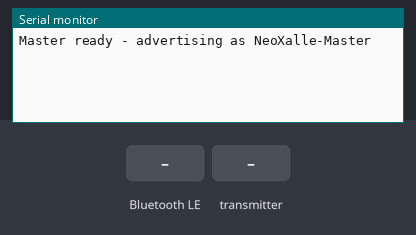
Bench run of a sketch on a simulated ESP32. Parts: the last lines printed to the serial monitor. Inputs (shaded band) come from the test bench. Nothing arrives over Bluetooth unless stated; a phone connects over Bluetooth LE 3 s after start.

Above: at 2.2 s.
2.3 s: Bluetooth LE write "OFF:ALL" received
At 2.7 s:
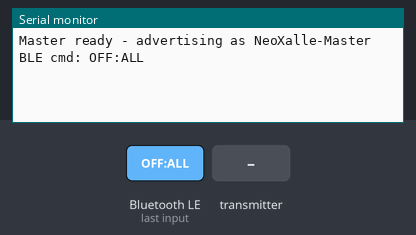
5.3 s: the transmitter starts sending hit = 0
At 5.66 s:
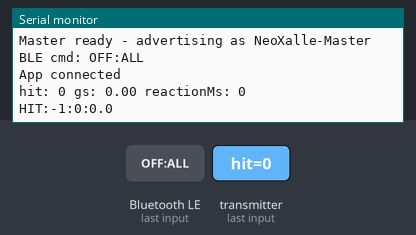
6.8 s: Bluetooth LE write "ON" received
8.3 s: Bluetooth LE write "0" received
9.8 s: the transmitter starts sending gs = 25
At 10.16 s:
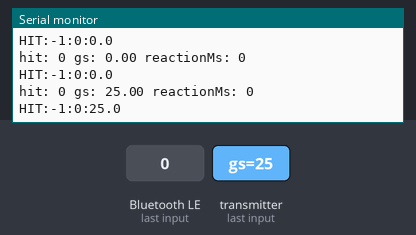
11.3 s: the transmitter starts sending reactionMs = 1024
At 11.66 s:
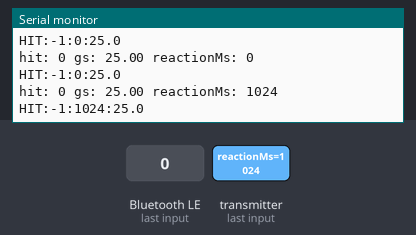

Measured:
- after the input at 2.3 s, the serial monitor: prints a new line at once (image 1)
- after the input at 5.3 s, the serial monitor: prints a new line after 0.05 s (image 2)
- after the input at 9.8 s, the serial monitor: prints a new line after 0.05 s (image 3)
- after the input at 11.3 s, the serial monitor: prints a new line after 0.05 s (image 4)

The sketch:

Master_ESPNOW_TEST.ino
```cpp
#include <WiFi.h>
#include <esp_now.h>
#include <BLEDevice.h>
#include <BLEServer.h>
#include <BLEUtils.h>
#include <BLE2902.h>

uint8_t pod1[] = {0x20, 0x6E, 0xF1, 0x6B, 0xAD, 0xAC};
uint8_t pod2[] = {0x38, 0x44, 0xBE ,0x46, 0x04, 0xDC};
uint8_t pod3[] = {0x20, 0x6E, 0xF1, 0x67, 0x2E, 0x84};
uint8_t pod4[] = {0x50, 0x78, 0x7d, 0x62, 0x49, 0xe8};

uint8_t* pods[] = {pod1, pod2, pod3, pod4};

#define SERVICE_UUID "4fafc201-1fb5-459e-8fcc-c5c9c331914b"
#define CMD_CHAR_UUID "beb5483e-36e1-4688-b7f5-ea07361b26a8"
#define NOTIFY_CHAR_UUID "beb5483e-36e1-4688-b7f5-ea07361b26a9"

BLEServer* bleServer = nullptr;
BLECharacteristic* notifyChar = nullptr;
bool deviceConnected = false;

typedef struct {
  bool turnOn;
  bool turnOff;
} CommandPacket;

typedef struct {
  bool hit;
  float gs;
  int reactionMs;
} DataPacket;

DataPacket received;
CommandPacket cmd;

class ServerCallbacks : public BLEServerCallbacks {
  void onConnect(BLEServer* s) {
    deviceConnected = true;
    Serial.println("App connected");
  }
  void onDisconnect(BLEServer* s){
    deviceConnected = false;
    Serial.println("App disconnected");
    bleServer->startAdvertising();
  }
};
class CmdCallbacks : public BLECharacteristicCallbacks {
  void onWrite(BLECharacteristic* c){
    String val = c->getValue().c_str();
    Serial.print("BLE cmd: "); Serial.println(val);

    if (val == "OFF:ALL"){
      cmd.turnOn = false;
      cmd.turnOff = true;
      for (int i = 0; i < 4; i++)
        esp_now_send(pods[i], (uint8_t *)&cmd, sizeof(cmd));
    } else if (val.startsWith("ON")){
      int podIndex = val.substring(3).toInt() - 1;
      if (podIndex >= 0 && podIndex < 4) {
        cmd.turnOn = true;
        cmd.turnOff = false;
        esp_now_send(pods[podIndex], (uint8_t *)&cmd, sizeof(cmd));
        Serial.print("Triggered pod" ); Serial.println(podIndex + 1);
      }
    }
  }
};
void onEspReceive(const esp_now_recv_info_t *info, const uint8_t *incomingData, int len) {
  memcpy(&received, incomingData, sizeof(received));

  // find which pod sent it
  int podNum = -1;
  for (int i = 0; i < 4; i++) {
    if (memcmp(info->src_addr, pods[i], 6) == 0) {
      podNum = i + 1;
      break;
    }
  }

  // debug
  Serial.print("hit: "); Serial.print(received.hit);
  Serial.print(" gs: "); Serial.print(received.gs);
  Serial.print(" reactionMs: "); Serial.println(received.reactionMs);

  char result[64];
  if (received.reactionMs == -1) {
    snprintf(result, sizeof(result), "MISS:%d", podNum);
  } else {
    snprintf(result, sizeof(result), "HIT:%d:%d:%.1f", podNum, received.reactionMs, received.gs);
  }

  Serial.println(result);

  if (deviceConnected) {
    notifyChar->setValue(result);
    notifyChar->notify();
  }
}


void setup() {
  Serial.begin(115200);
  delay(1000);

  WiFi.mode(WIFI_AP_STA);
  esp_now_init();
  esp_now_register_recv_cb(onEspReceive);

  esp_now_peer_info_t peer = {};
  peer.channel = 0;
  peer.encrypt = false;
  for (int i = 0; i < 4; i++) {
    memcpy(peer.peer_addr, pods[i], 6);
    esp_now_add_peer(&peer);
  }


  BLEDevice::init("NeoXalle-Master");
  bleServer = BLEDevice::createServer();
  bleServer->setCallbacks(new ServerCallbacks());

  BLEService* service = bleServer->createService(SERVICE_UUID);

  BLECharacteristic* cmdChar = service->createCharacteristic(
    CMD_CHAR_UUID, BLECharacteristic::PROPERTY_WRITE);
  cmdChar->setCallbacks(new CmdCallbacks());

  notifyChar = service->createCharacteristic(
  NOTIFY_CHAR_UUID, BLECharacteristic::PROPERTY_NOTIFY);
  notifyChar->addDescriptor(new BLE2902());

  service->start();

  BLEAdvertising* pAdvertising = BLEDevice::getAdvertising();
  pAdvertising->addServiceUUID(SERVICE_UUID);
  pAdvertising->setScanResponse(true);
  pAdvertising->setMinPreferred(0x06);
  pAdvertising->setMinPreferred(0x12);
  BLEDevice::startAdvertising();


  Serial.println("Master ready - advertising as NeoXalle-Master");

}
void loop() {


}
```
